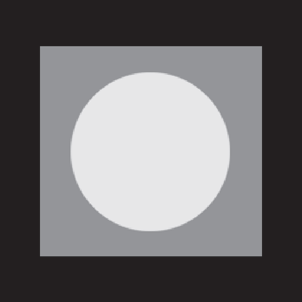
#> input picture data/misc/noise_original.png, 302 x 302 px; its folder holds only this picture in this run
$ jupyter execute --allow-errors colored_noise.ipynb
#> lines starting #> are read from the running program, lines starting #| are printed output that depends on the picture
# Colored Noise Experiments

## Import

[cell 1]
import numpy as np
import ordpy
from features_extractor.entropy_complexity import get_entropy_fisher, get_weighted_entropy_fisher
from features_extractor.entropy_complexity_correct import get_weighted_entropy_complexity, get_entropy_complexity
import pandas as pd
import matplotlib.pyplot as plt
import matplotlib.cm as cm
import seaborn as sns

[cell 2]
from utils.images_generator import henon_map, normalize_img_to_0_255, generate_histogram

[cell 3]
import numpy as np
from PIL import Image
from scipy import fftpack
import matplotlib.pyplot as plt

def generate_colored_noise(size, noise_type='white', beta=0):
    """
    Generate 2D colored noise.

    Parameters:
    size (tuple): Size of the noise array (height, width)
    noise_type (str): Type of noise ('white', 'pink', 'brown', 'blue', 'violet', 'grey')
    beta (float): Custom power law for grey noise

    Returns:
    numpy.ndarray: 2D array of noise values
    """
    # Create frequency space coordinates
    rows, cols = size
    x = np.linspace(-0.5, 0.5, cols)
    y = np.linspace(-0.5, 0.5, rows)
    xx, yy = np.meshgrid(x, y)

    # Calculate radial frequency
    r = np.sqrt(xx**2 + yy**2)

    # Generate white noise in frequency domain
    noise_real = np.random.normal(0, 1, size)
    noise_imag = np.random.normal(0, 1, size)
    noise_complex = noise_real + 1j * noise_imag

    # Define power law based on noise type
    if noise_type == 'white':
        power = np.ones_like(r)
    elif noise_type == 'pink':
        power = 1 / np.sqrt(r + 1e-10)  # Add small constant to avoid division by zero
    elif noise_type == 'brown' or noise_type == 'red':
        power = 1 / (r + 1e-10)
    elif noise_type == 'blue':
        power = np.sqrt(r + 1e-10)
    elif noise_type == 'violet':
        power = r + 1e-10
    elif noise_type == 'grey':
        power = (r + 1e-10) ** (beta/2)
    else:
        raise ValueError(f"Unknown noise type: {noise_type}")

    # Apply power law filter
    noise_filtered = noise_complex * power

    # Transform back to spatial domain
    noise = np.real(fftpack.ifft2(fftpack.ifftshift(noise_filtered)))

    # Normalize to [0, 1] range
    noise = noise - np.min(noise)
    noise = noise / np.max(noise)

    return noise

def add_colored_noise(image, noise_type='white', intensity=0.5, beta=0):
    """
    Add colored noise to an image.

    Parameters:
    image (PIL.Image): Input image
    noise_type (str): Type of noise ('white', 'pink', 'brown', 'blue', 'violet', 'grey')
    intensity (float): Noise intensity factor (0 to 1)
    beta (float): Power law for grey noise

    Returns:
    PIL.Image: Image with added noise
    """
    # Convert image to numpy array
    img_array = np.array(image).astype(float) / 255.0

    # Generate noise for each channel
    noise_shape = img_array.shape[:2]
    noised_image = np.zeros_like(img_array)

    for channel in range(img_array.shape[2]):
        noise = generate_colored_noise(noise_shape, noise_type, beta)
        noised_channel = img_array[:,:,channel] + intensity * noise
        noised_channel = np.clip(noised_channel, 0, 1)
        noised_image[:,:,channel] = noised_channel

    # Convert back to PIL Image
    return Image.fromarray((noised_image * 255).astype(np.uint8))

def demonstrate_noise_types(image):
    """
    Demonstrate different types of noise on an image.

    Parameters:
    image (PIL.Image): Input image

    Returns:
    PIL.Image: Grid of images with different noise types
    """
    noise_types = ['white', 'pink', 'brown', 'blue', 'violet']
    fig, axes = plt.subplots(2, 3, figsize=(15, 10))
    axes = axes.flatten()

    # Original image
    axes[0].imshow(image)
    axes[0].set_title('Original')
    axes[0].axis('off')

    # Add different types of noise
    for i, noise_type in enumerate(noise_types, 1):
        noised = add_colored_noise(image, noise_type=noise_type, intensity=0.5)
        axes[i].imshow(noised)
        axes[i].set_title(f'{noise_type.capitalize()} Noise')
        axes[i].axis('off')

    plt.tight_layout()
    return fig

[cell 4]
from PIL import Image

img_name = "noise_original"
# Load an image
image = Image.open(f'data/misc/{img_name}.png')
#> image is the input picture: PIL image 302x302 RGB; mean R, G, B 110.9, 109.3, 111.1

# Add white noise
noised_image = add_colored_noise(image, noise_type='white', intensity=0.3)
#> after the loop in add_colored_noise, `for channel in range(img_array.shape[2]):`:
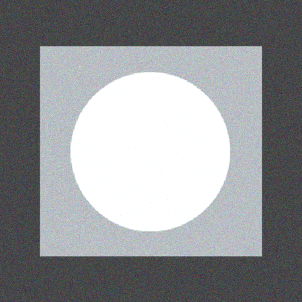
#> noised_image: shape (302, 302, 3) float64; mean R, G, B 0.567, 0.574, 0.584

# Add pink noise with higher intensity
pink_noised = add_colored_noise(image, noise_type='pink', intensity=0.7)
#> call 2 of add_colored_noise, with noise_type = 'pink', intensity = 0.7, beta = 0
#> the loop in add_colored_noise (call 2), `for channel in range(img_array.shape[2]):` made 3 passes
#> pass 1, in add_colored_noise (call 2), `noised_channel = img_array[:,:,channel] + intensity * noise`:
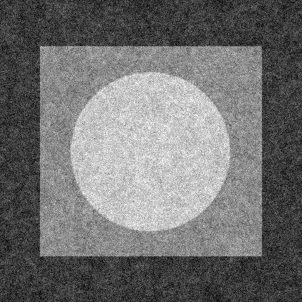
#> noised_channel: shape (302, 302) float64; min 0.15, max 1.54, mean 0.768; drawn with min black and max white
#> pass 1, in add_colored_noise (call 2), `noised_channel = np.clip(noised_channel, 0, 1)`:
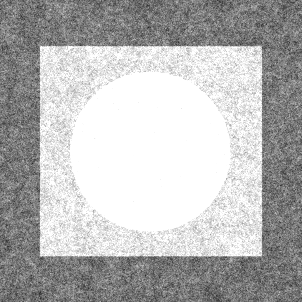
#> noised_channel: shape (302, 302) float64; min 0.15, max 1, mean 0.714
#> after the loop in add_colored_noise (call 2), `for channel in range(img_array.shape[2]):`:
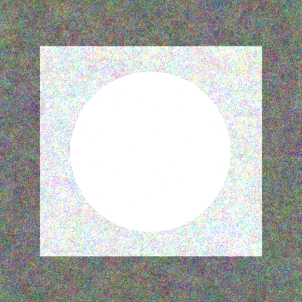
#> noised_image: shape (302, 302, 3) float64; mean R, G, B 0.714, 0.725, 0.715

# Create a demonstration of all noise types
fig = demonstrate_noise_types(image)
#> the loop in demonstrate_noise_types, `for i, noise_type in enumerate(noise_types, 1):` made 5 passes
#> pass 1, in demonstrate_noise_types, `noised = add_colored_noise(image, noise_type=noise_type, intensity=0.5)`:
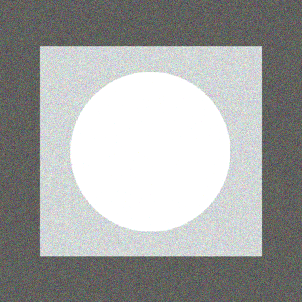
#> noised: PIL image 302x302 RGB; mean R, G, B 164.6, 165.9, 164.6
fig.savefig('noise_demo.png')
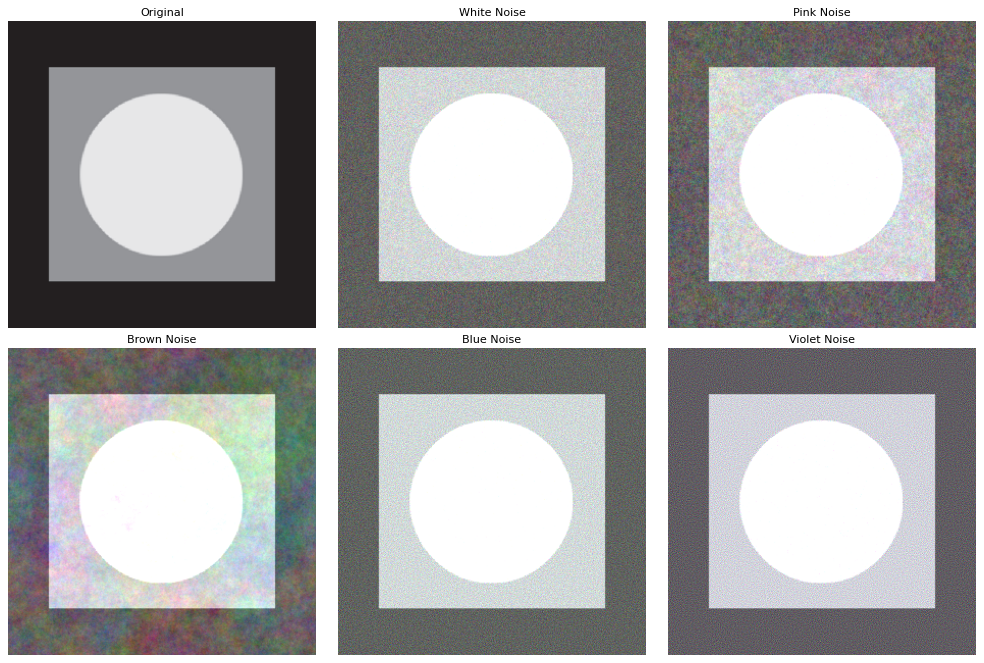
#> figure drawn by matplotlib, 6 panels

[cell 5]
from PIL import Image

img_name = "noise_original"
# Load an image
image = Image.open(f'data/misc/{img_name}.png')
for i, noise_type in enumerate(['white', 'pink', 'brown', 'blue', 'grey']):
    noised = add_colored_noise(image, noise_type=noise_type, intensity=0.7)
    noised = noised.convert('L')
    noised.save(f'data/misc/{img_name}_{noise_type}.png')
#> this loop made 5 passes
#> pass 1, `noised = add_colored_noise(image, noise_type=noise_type, intensity=0.7)`:
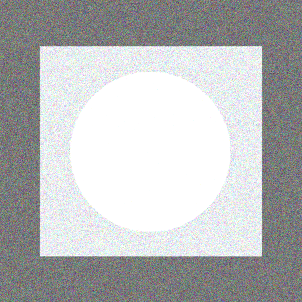
#> noised: PIL image 302x302 RGB; mean R, G, B 183, 184.5, 185.3
#> pass 1, `noised = noised.convert('L')`:
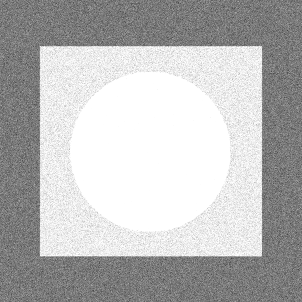
#> noised: PIL image 302x302 L; min 64, max 255, mean 184.1
#> pass 2, `noised = add_colored_noise(image, noise_type=noise_type, intensity=0.7)`:
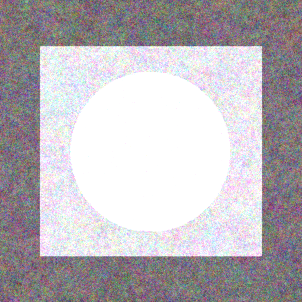
#> noised: PIL image 302x302 RGB; mean R, G, B 185.5, 180.7, 186
#> after the loop:
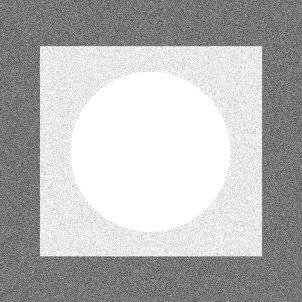
#> noised: PIL image 302x302 L; min 62, max 255, mean 182.2
